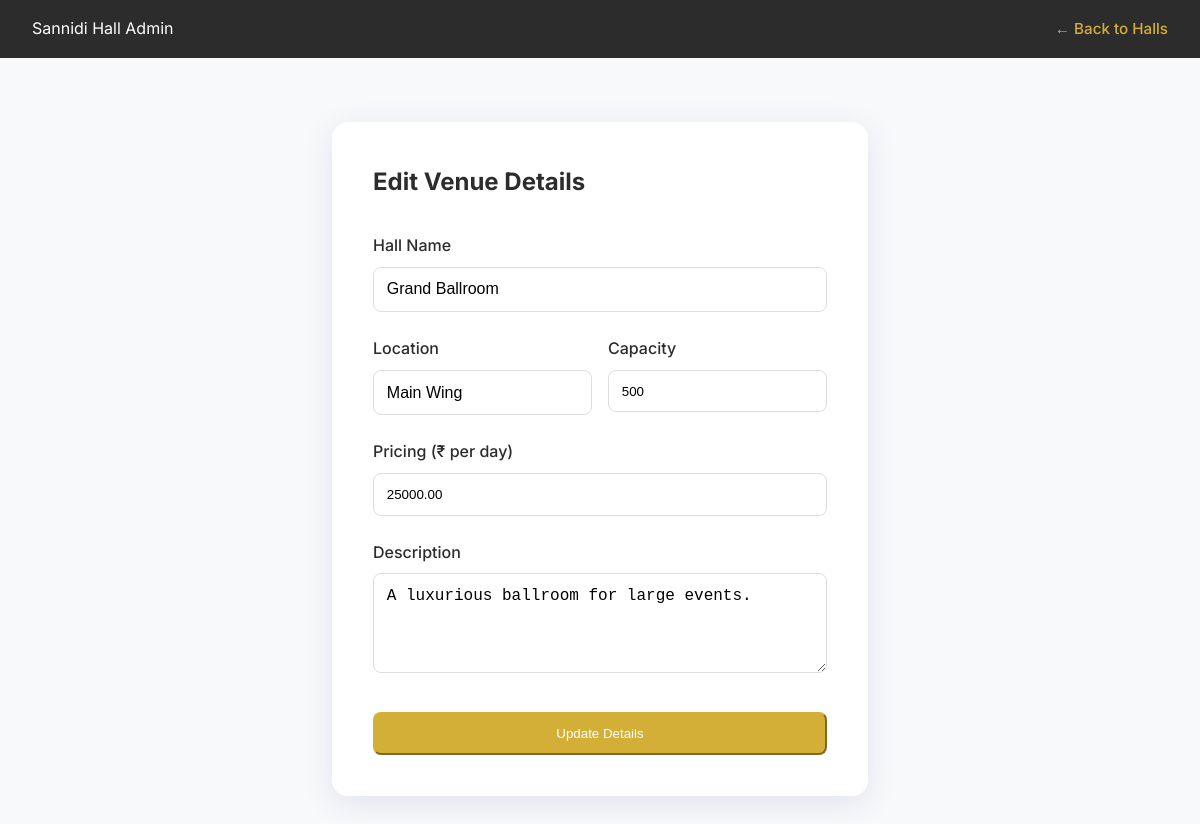
Page /admin/edit_hall.php?id=1 (signed in) on the committed database.
### tables this page shows
CREATE TABLE IF NOT EXISTS halls (
    id INT AUTO_INCREMENT PRIMARY KEY,
    hall_name VARCHAR(255) NOT NULL,
    location VARCHAR(255) NOT NULL,
    capacity INT DEFAULT 100,
    price DECIMAL(10, 2) NOT NULL,
    description TEXT,
    image_url VARCHAR(255) DEFAULT 'default_hall.jpg',
    created_at TIMESTAMP DEFAULT CURRENT_TIMESTAMP
);

### admin/edit_hall.php (the view, shortened to what this page needs)
<?php
include '../includes/db.php';
$id = $_GET['id'] ?? null;
$h = mysqli_fetch_assoc(mysqli_query($conn, "SELECT * FROM halls WHERE id='$id'"));
?>
<!DOCTYPE html>
<html lang="en">
<head>
    <link rel="stylesheet" href="../assets/css/index.css">
</head>
<body>
<nav>
    <div class="logo">Sannidi Hall Admin</div>
    <div class="nav-links">
        <a href="manage_halls.php" style="color: var(--primary-color);">&larr; Back to Halls</a>
    </div>
</nav>
<div class="container">
    <div class="glass-card">
        <h2 style="margin-bottom: 2rem; color: var(--secondary-color);">Edit Venue Details</h2>
        <form method="POST">
            <div class="form-group">
                <label>Hall Name</label>
                <input type="text" name="hall_name" value="<?php echo htmlspecialchars($h['hall_name']); ?>" required style="width: 100%; padding: 0.8rem; border-radius: 8px; border: 1px solid #ddd;">
            </div>
            <div class="form-group" style="display: grid; grid-template-columns: 1fr 1fr; gap: 1rem; margin-top: 1rem;">
                <div>
                    <label>Location</label>
                    <input type="text" name="location" value="<?php echo htmlspecialchars($h['location']); ?>" required style="width: 100%; padding: 0.8rem; border-radius: 8px; border: 1px solid #ddd;">
                </div>
                <div>
                    <label>Capacity</label>
                    <input type="number" name="capacity" value="<?php echo $h['capacity']; ?>" required style="width: 100%; padding: 0.8rem; border-radius: 8px; border: 1px solid #ddd;">
                </div>
            </div>
            <div class="form-group" style="margin-top: 1rem;">
                <label>Pricing (₹ per day)</label>
                <input type="number" step="0.01" name="price" value="<?php echo $h['price']; ?>" required style="width: 100%; padding: 0.8rem; border-radius: 8px; border: 1px solid #ddd;">
            </div>
            <div class="form-group" style="margin-top: 1rem;">
                <label>Description</label>
                <textarea name="description" rows="4" required style="width: 100%; padding: 0.8rem; border-radius: 8px; border: 1px solid #ddd;"><?php echo htmlspecialchars($h['description']); ?></textarea>
            </div>
            <div style="margin-top: 2rem;">
                <button name="update_hall" class="btn-primary w-100" style="width: 100%;">Update Details</button>
            </div>
        </form>
    </div>
</div>
</body>
</html>

### assets/css/index.css (style rules this page uses)
:root { --primary-color: #d4af37; --secondary-color: #2c2c2c; --accent-color: #f4e1d2; --bg-color: #f8f9fa; --card-bg: rgba(255, 255, 255, 0.9); --text-main: #1a1a1a; --text-muted: #6c757d; --shadow-soft: 0 8px 32px 0 rgba(31, 38, 135, 0.1); --glass-bg: rgba(255, 255, 255, 0.4); --glass-border: rgba(255, 255, 255, 0.18); --transition-speed: 0.3s; }
* { margin: 0; padding: 0; box-sizing: border-box; }
body { font-family: 'Inter', sans-serif; background-color: var(--bg-color); color: var(--text-main); line-height: 1.6; overflow-x: hidden; }
.glass-card { background: var(--card-bg); box-shadow: var(--shadow-soft); border: 1px solid var(--glass-border); border-radius: 16px; padding: 2.5rem; }
.btn-primary { background-color: var(--primary-color); border-color: var(--primary-color); color: white; font-weight: 500; padding: 0.75rem 1.5rem; border-radius: 8px; transition: all var(--transition-speed) ease; }
.form-group { margin-bottom: 1.5rem; }
label { display: block; margin-bottom: 0.5rem; font-weight: 500; color: var(--secondary-color); }
input[type="text"], input[type="email"], input[type="password"], textarea { width: 100%; padding: 0.8rem 1rem; border: 1px solid #ddd; border-radius: 8px; font-size: 1rem; transition: border-color var(--transition-speed) ease; }
nav { background-color: var(--secondary-color); padding: 1rem 2rem; color: white; display: flex; justify-content: space-between; align-items: center; position: sticky; top: 0; z-index: 1000; }
.nav-links a { color: white; text-decoration: none; margin-left: 2rem; font-size: 0.95rem; font-weight: 500; transition: color var(--transition-speed); }

### admin/edit_hall.php (style rules this page uses)
.container { max-width: 600px; margin: 4rem auto; padding: 0 2rem; }

### rows in the picture
halls: hall_name "Grand Ballroom", location "Main Wing", capacity "500", price "25000.00", description "A luxurious ballroom for large events."
